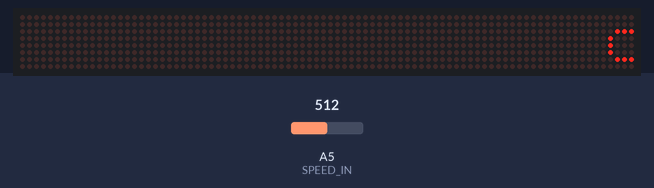
The sketch below on a simulated Arduino Mega 2560, built with avr-gcc and run on an emulated ATmega2560. On the bench: 88×8 LED matrix. The inputs (shaded band) are chosen by the test bench; at power-on: A5 (SPEED_IN) = 512. What the sketch prints to the serial monitor is not drawn.

Above: at 2.7 s.
2.8 s: A5 (SPEED_IN) set to 0
At 3.26 s:
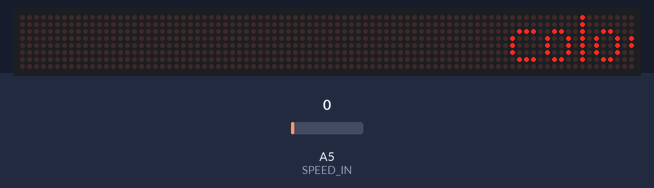
At 4.49 s:
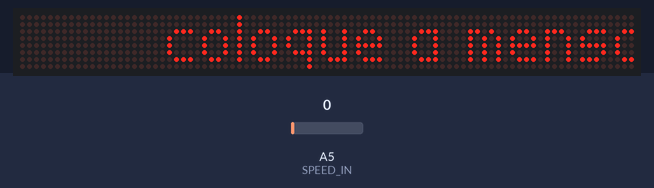
5.5 s: A5 (SPEED_IN) set to 21
At 6.04 s:
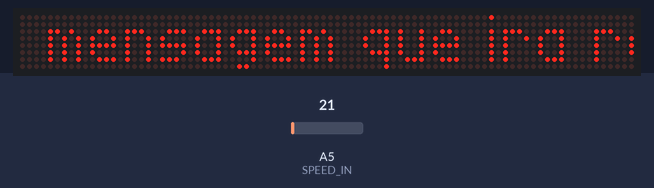

The sketch:

72434180.ino
```cpp
#include <MD_MAX72xx.h>//para o controle da matriz de leds.
#include <SPI.h>//biblioteca para a comunicação

//Define várias constantes usadas para controlar o comportamento do código.
#define IMMEDIATE_NEW   0
#define USE_POT_CONTROL 1
#define PRINT_CALLBACK  0

//HARDWARE_TYPE e MAX_DEVICES especificam o tipo de hardware e o número de dispositivos na cadeia.
#define HARDWARE_TYPE MD_MAX72XX::FC16_HW
#define MAX_DEVICES 11
#define PRINT(s, v) { Serial.print(F(s)); Serial.print(v); }
//CLK_PIN, DATA_PIN e CS_PIN são os pinos usados para a comunicação SPI com a matriz de LEDs.
#define CLK_PIN   18  // or SCK
#define DATA_PIN  23  // or MOSI
#define CS_PIN    5

MD_MAX72XX mx = MD_MAX72XX(HARDWARE_TYPE, CS_PIN, MAX_DEVICES);
//Inicializa a matriz de LEDs com o tipo de hardware, o pino de chip select (CS) e o número de dispositivos

#if USE_POT_CONTROL //Define parâmetros para o controle da velocidade de rolagem, espaçamento entre caracteres e tamanhos dos buffers de mensagens.
#define SPEED_IN  A5
#else
#define SCROLL_DELAY  75
#endif
#define CHAR_SPACING  1
#define BUF_SIZE  75

//curMessage contém a mensagem atual a ser rolada.
uint8_t curMessage[BUF_SIZE] = { "     coloque a mensagem que ira rolar na matriz de led!      "};
//newMessage é um buffer para uma nova mensagem recebida.
uint8_t newMessage[BUF_SIZE];
//newMessageAvailable é uma flag para indicar a disponibilidade de uma nova mensagem.
bool newMessageAvailable = false;

uint16_t scrollDelay;

//Lê dados da interface serial e armazena-os em newMessage. Quando uma nova linha é detectada ou o buffer está cheio, a mensagem é marcada como disponível.
void readSerial(void)
{
  static uint8_t putIndex = 0;

  while (Serial.available())
  {
    newMessage[putIndex] = (char)Serial.read();
    if ((newMessage[putIndex] == '\n') || (putIndex >= BUF_SIZE-3))
    {
      newMessage[putIndex++] = ' ';
      newMessage[putIndex] = '\0';
      putIndex = 0;
      newMessageAvailable = true;
    }
    else if (newMessage[putIndex] != '\r')
      putIndex++;
  }
}

//Callback para dados que estão sendo rolados para fora da tela. Não faz nada significativo a menos que PRINT_CALLBACK seja ativado.
void scrollDataSink(uint8_t dev, MD_MAX72XX::transformType_t t, uint8_t col) {}

//Controla o fluxo de dados para a rolagem da mensagem na tela. Utiliza uma máquina de estados para determinar o que deve ser mostrado em cada coluna da matriz de LEDs.
uint8_t scrollDataSource(uint8_t dev, MD_MAX72XX::transformType_t t)
{
  static uint8_t* p = curMessage;
  static enum { NEW_MESSAGE, LOAD_CHAR, SHOW_CHAR, BETWEEN_CHAR } state = LOAD_CHAR;
  static uint8_t curLen, showLen;
  static uint8_t cBuf[15];
  uint8_t colData = 0;

#if IMMEDIATE_NEW
  if (newMessageAvailable)
  {
    state = NEW_MESSAGE;
    mx.clear();
  }
#endif

  switch(state)
  {
    case NEW_MESSAGE:
      memcpy(curMessage, newMessage, BUF_SIZE);
      newMessageAvailable = false;
      p = curMessage;
      state = LOAD_CHAR;
      break;

    case LOAD_CHAR:
      showLen = mx.getChar(*p++, sizeof(cBuf)/sizeof(cBuf[0]), cBuf);
      curLen = 0;
      state = SHOW_CHAR;
      if (*p == '\0')
      {
        p = curMessage;
#if !IMMEDIATE_NEW
        if (newMessageAvailable)
        {
          state = NEW_MESSAGE;
          break;
        }
#endif
      }

    case SHOW_CHAR:
      colData = cBuf[curLen++];
      if (curLen == showLen)
      {
        showLen = CHAR_SPACING;
        curLen = 0;
        state = BETWEEN_CHAR;
      }
      break;

    case BETWEEN_CHAR:
      colData = 0;
      curLen++;
      if (curLen == showLen)
        state = LOAD_CHAR;
      break;

    default:
      state = LOAD_CHAR;
  }

  return colData;
}

//Faz a rolagem do texto na tela baseado no intervalo de tempo definido por scrollDelay.
void scrollText(void)
{
  static uint32_t prevTime = 0;

  if (millis() - prevTime >= scrollDelay)
  {
    mx.transform(MD_MAX72XX::TSL);
    prevTime = millis();
  }
}


//Determina a velocidade de rolagem com base na leitura de um potenciômetro ou em um valor fixo.
uint16_t getScrollDelay(void)
{
#if USE_POT_CONTROL
  uint16_t t;
  t = analogRead(SPEED_IN);
  t = map(t, 0, 1023, 25, 250);
  return t;
#else
  return SCROLL_DELAY;
#endif
}

//Inicializa a matriz de LEDs, configura os callbacks e a comunicação serial, e exibe uma mensagem de instrução na serial.
void setup()
{
  mx.begin();
  mx.setShiftDataInCallback(scrollDataSource);
  mx.setShiftDataOutCallback(scrollDataSink);

#if USE_POT_CONTROL
  pinMode(SPEED_IN, INPUT);
#else
  scrollDelay = SCROLL_DELAY;
#endif

  newMessage[0] = '\0';

  Serial.begin(57600);
  Serial.print("\n[MD_MAX72XX Message Display]\nType a message for the scrolling display\nEnd message line with a newline");
}

//No loop principal, atualiza a velocidade de rolagem, lê novas mensagens da serial e faz a rolagem do texto na tela.
void loop()
{
  scrollDelay = getScrollDelay();
  readSerial();
  scrollText();
}
```
